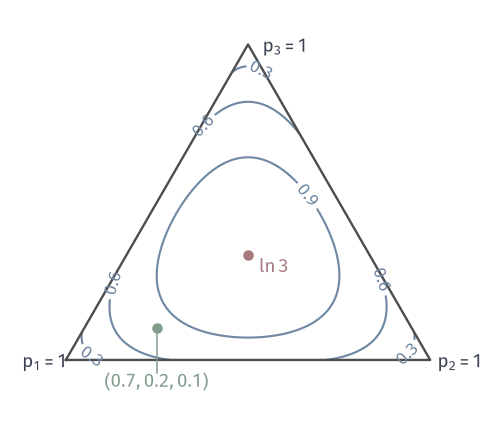

Here is the Python script that generated this plot:
from pathlib import Path
import sys
HERE = Path(__file__).resolve().parent
sys.path.insert(0, str(HERE.parent/'info-common'))
from info_fig import *
# Entropy (nat) of three-point distributions (p1,p2,p3) drawn in the simplex
# (barycentric coordinates). Level lines at 0.3,0.6,0.9; max ln 3 = 1.0986 at the centre (red).
# Green point: (0.7,0.2,0.1) with H = 0.8018 nat.
fig, ax = figure(width_mm=70, height_mm=60)
fig.set_layout_engine(None); fig.subplots_adjust(left=.03, right=.97, top=.95, bottom=.05)
V = np.array([[0, 0], [1, 0], [.5, math.sqrt(3)/2]])
n = 400
xs = np.linspace(0, 1, n); ys = np.linspace(0, math.sqrt(3)/2, n)
X, Y = np.meshgrid(xs, ys)
# barycentric
p3 = Y/(math.sqrt(3)/2); p2 = X - .5*p3; p1 = 1 - p2 - p3
inside = (p1 >= -1e-9) & (p2 >= -1e-9) & (p3 >= -1e-9)
def ent(*ps):
    out = np.zeros_like(ps[0])
    for q in ps:
        qq = np.clip(q, 1e-300, 1); out -= np.where(q > 0, qq*np.log(qq), 0)
    return out
Hm = np.where(inside, ent(p1, p2, p3), np.nan)
cs = ax.contour(X, Y, Hm, levels=[.3, .6, .9], colors=[BLUE], linewidths=.85)
ax.clabel(cs, fmt='%.1f', fontsize=7)
ax.plot(*np.vstack([V, V[:1]]).T, color=STROKE, lw=.95)
c = V.mean(0); dot(ax, *c)
lab(ax, c[0]+.03, c[1]-.05, r'$\ln 3$', RED)
q = np.array([.7, .2, .1]); pt = q @ V; dot(ax, *pt, color=GREEN)
ax.plot([pt[0], pt[0]], [pt[1], -.035], color=GREEN, lw=.6); lab(ax, pt[0], -.075, '$(0.7,0.2,0.1)$', GREEN, ha='center')
for v, s, off in zip(V, ('$p_1=1$', '$p_2=1$', '$p_3=1$'), ((-.12, -.02), (.02, -.02), (.04, -.02))):
    lab(ax, v[0]+off[0], v[1]+off[1], s)
ax.set_xlim(-.14, 1.14); ax.set_ylim(-.11, .92); ax.set_aspect('equal'); ax.axis('off')
save(fig, HERE, 'figure', {'H(0.7,0.2,0.1)': H(q), 'ln3': math.log(3)})
